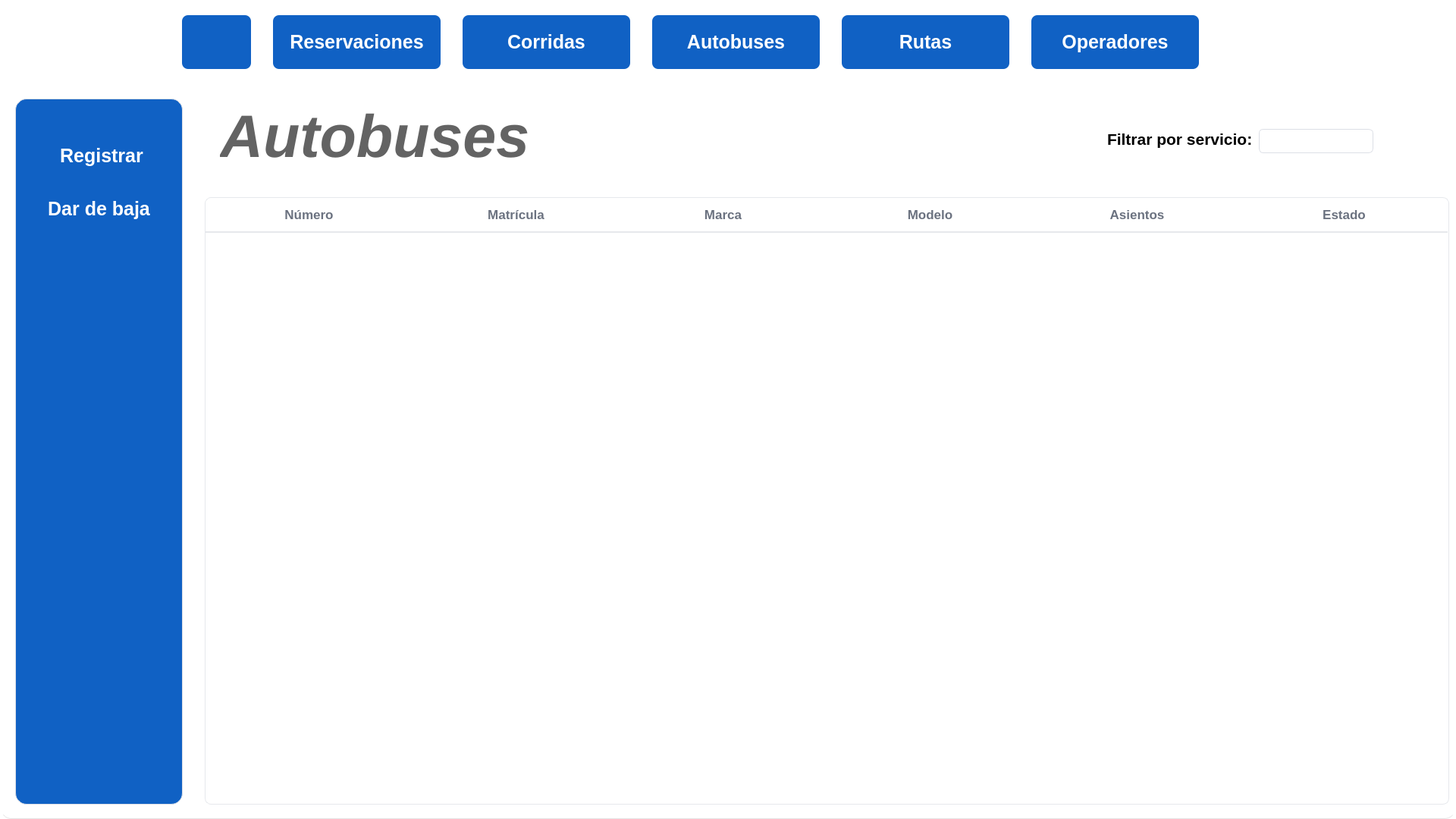
<?xml version="1.0" encoding="UTF-8"?>
<ui version="4.0">
 <class>pantalla_autobuses</class>
 <widget class="QWidget" name="pantalla_autobuses">
  <property name="geometry">
   <rect>
    <x>0</x>
    <y>0</y>
    <width>1920</width>
    <height>1080</height>
   </rect>
  </property>
  <property name="styleSheet">
   <string notr="true">background-color: #F5F3F1;
background-color: rgb(255, 255, 255);
border-radius: 15px;
border-bottom: 1px solid #E3E3E3;</string>
  </property>
  <widget class="QWidget" name="sidebar_autobuses" native="true">
   <property name="geometry">
    <rect>
     <x>20</x>
     <y>130</y>
     <width>221</width>
     <height>931</height>
    </rect>
   </property>
   <property name="styleSheet">
    <string notr="true">
background-color: #1061C4;
border: 1px solid #dcdfe6;
border-radius: 15px;
gridline-color: #e0e0e0;
outline: none;
color: #606266;
</string>
   </property>
   <widget class="QPushButton" name="boton_registrarAutobus">
    <property name="geometry">
     <rect>
      <x>10</x>
      <y>40</y>
      <width>201</width>
      <height>71</height>
     </rect>
    </property>
    <property name="font">
     <font>
      <pointsize>-1</pointsize>
      <bold>true</bold>
     </font>
    </property>
    <property name="styleSheet">
     <string notr="true">QPushButton{
	background: #1061C4;
	color:WHITE;
	border:none;
	border-radius: 8px;
	font-weight: bold;
	font-size: 25px;
}

QPushButton:hover {
    background-color: #0D4FAB;    
}

QPushButton:pressed {
    background-color: #0A3F8A;     
}</string>
    </property>
    <property name="text">
     <string> Registrar</string>
    </property>
    <property name="icon">
     <iconset>
      <normaloff>recursos/recursos_empresa/agregar.png</normaloff>recursos/recursos_empresa/agregar.png</iconset>
    </property>
    <property name="iconSize">
     <size>
      <width>30</width>
      <height>30</height>
     </size>
    </property>
   </widget>
   <widget class="QPushButton" name="boton_bajaAutobus">
    <property name="geometry">
     <rect>
      <x>10</x>
      <y>110</y>
      <width>201</width>
      <height>71</height>
     </rect>
    </property>
    <property name="font">
     <font>
      <pointsize>-1</pointsize>
      <bold>true</bold>
     </font>
    </property>
    <property name="styleSheet">
     <string notr="true">QPushButton{
	background: #1061C4;
	color:WHITE;
	border:none;
	border-radius: 8px;
	font-weight: bold;
	font-size: 25px;
}

QPushButton:hover {
    background-color: #0D4FAB;    
}

QPushButton:pressed {
    background-color: #0A3F8A;     
}</string>
    </property>
    <property name="text">
     <string>Dar de baja</string>
    </property>
    <property name="icon">
     <iconset>
      <normaloff>recursos/recursos_empresa/eliminar.png</normaloff>recursos/recursos_empresa/eliminar.png</iconset>
    </property>
    <property name="iconSize">
     <size>
      <width>30</width>
      <height>30</height>
     </size>
    </property>
   </widget>
  </widget>
  <widget class="QWidget" name="widget_opfiltro_autobus" native="true">
   <property name="geometry">
    <rect>
     <x>260</x>
     <y>130</y>
     <width>1651</width>
     <height>111</height>
    </rect>
   </property>
   <property name="styleSheet">
    <string notr="true">QWidget {
    background: transparent;
    border: none;
    border-radius: 0px;
    padding: 0px;
    margin: 0px;
}</string>
   </property>
   <widget class="QLabel" name="label_estatico_tituloAutobuses">
    <property name="geometry">
     <rect>
      <x>30</x>
      <y>0</y>
      <width>481</width>
      <height>101</height>
     </rect>
    </property>
    <property name="font">
     <font>
      <pointsize>59</pointsize>
      <italic>true</italic>
      <bold>true</bold>
     </font>
    </property>
    <property name="styleSheet">
     <string notr="true">border:none
</string>
    </property>
    <property name="text">
     <string>&lt;html&gt;&lt;head/&gt;&lt;body&gt;&lt;p&gt;&lt;span style=&quot; color:#636363;&quot;&gt;Autobuses&lt;/span&gt;&lt;/p&gt;&lt;/body&gt;&lt;/html&gt;</string>
    </property>
   </widget>
   <widget class="QLabel" name="label_estatico_servicio">
    <property name="geometry">
     <rect>
      <x>1200</x>
      <y>40</y>
      <width>201</width>
      <height>28</height>
     </rect>
    </property>
    <property name="styleSheet">
     <string notr="true">QLabel {
    background: transparent;
    border: none;
    padding: 0px;
    margin: 0px;
    color: #000000;
}</string>
    </property>
    <property name="text">
     <string>&lt;html&gt;&lt;head/&gt;&lt;body&gt;&lt;p&gt;&lt;span style=&quot; font-size:16pt; font-weight:700;&quot;&gt;Filtrar por servicio:&lt;/span&gt;&lt;/p&gt;&lt;/body&gt;&lt;/html&gt;</string>
    </property>
   </widget>
   <widget class="QComboBox" name="comboBox_tiposAutobus">
    <property name="geometry">
     <rect>
      <x>1400</x>
      <y>40</y>
      <width>151</width>
      <height>32</height>
     </rect>
    </property>
    <property name="styleSheet">
     <string notr="true">QComboBox {
    background-color: #ffffff;
    border: 1px solid #dcdfe6;
    border-radius: 6px;
    padding: 6px 12px;
    font-size: 13px;
    color: #606266;
    min-height: 18px;
}

QComboBox:hover {
    border-color: #c0c4cc;
}

QComboBox:focus {
    border-color: #409eff;
}

QComboBox::drop-down {
    border: none;
    width: 25px;
}

QComboBox::down-arrow {
    image: none;
    border-left: 4px solid transparent;
    border-right: 4px solid transparent;
    border-top: 4px solid #909399;
}

QComboBox QAbstractItemView {
    border: 1px solid #dcdfe6;
    border-radius: 6px;
    background-color: white;
    outline: none;
    selection-background-color: #409eff;
    selection-color: white;
}</string>
    </property>
   </widget>
  </widget>
  <widget class="QTableWidget" name="QtableWidget_autobuses">
   <property name="geometry">
    <rect>
     <x>270</x>
     <y>260</y>
     <width>1641</width>
     <height>801</height>
    </rect>
   </property>
   <property name="font">
    <font>
     <pointsize>-1</pointsize>
     <bold>true</bold>
    </font>
   </property>
   <property name="layoutDirection">
    <enum>Qt::LayoutDirection::LeftToRight</enum>
   </property>
   <property name="styleSheet">
    <string notr="true">QTableView {
    background: #ffffff;
    border: 1px solid #e6e8ec;
    border-radius: 8px;
    gridline-color: #f1f1f3;
    selection-background-color: #e8f0fe;
    selection-color: #1a1a1a;
    font-size: 14px;
    color: #333;
    alternate-background-color: #fafbff;
    show-grid: false;
}

QTableView::item {
    padding: 8px 12px;
    border: 0px;
}

QTableView::item:hover {
    background: #f5f8ff;
}

QTableView::item:selected {
    background: #e2edff;
    color: #1a1a1a;
}

QHeaderView::section {
    background: #ffffff;
    color: #6b7280;
    padding: 10px 12px;
    border: 0;
    border-bottom: 2px solid #e6e8ec;
    font-size: 17px;
    font-weight: 600;
}

QHeaderView::section:hover {
    background: #f7f9fc;
}

QHeaderView {
    background: #ffffff;
    border: 0;
}

QTableView::indicator {
    width: 18px;
    height: 18px;
}

QHeaderView::section:first {
    border-top-left-radius: 15px;
}

QHeaderView::section:last {
    border-top-right-radius: 15px;
}

QScrollBar:vertical {
    background: transparent;
    width: 10px;
    margin: 0px;
}

QScrollBar::handle:vertical {
    background: #cfd3da;
    min-height: 25px;
    border-radius: 5px;
}

QScrollBar::handle:vertical:hover {
    background: #b5bac4;
}

QScrollBar::add-line,
QScrollBar::sub-line {
    background: none;
    height: 0px;
}</string>
   </property>
   <property name="horizontalScrollBarPolicy">
    <enum>Qt::ScrollBarPolicy::ScrollBarAlwaysOff</enum>
   </property>
   <property name="sizeAdjustPolicy">
    <enum>QAbstractScrollArea::SizeAdjustPolicy::AdjustIgnored</enum>
   </property>
   <attribute name="horizontalHeaderVisible">
    <bool>true</bool>
   </attribute>
   <attribute name="horizontalHeaderCascadingSectionResizes">
    <bool>true</bool>
   </attribute>
   <attribute name="horizontalHeaderDefaultSectionSize">
    <number>273</number>
   </attribute>
   <attribute name="horizontalHeaderHighlightSections">
    <bool>false</bool>
   </attribute>
   <attribute name="verticalHeaderCascadingSectionResizes">
    <bool>true</bool>
   </attribute>
   <column>
    <property name="text">
     <string>Número</string>
    </property>
    <property name="font">
     <font>
      <pointsize>11</pointsize>
      <bold>true</bold>
     </font>
    </property>
   </column>
   <column>
    <property name="text">
     <string>Matrícula</string>
    </property>
    <property name="font">
     <font>
      <pointsize>11</pointsize>
      <bold>true</bold>
     </font>
    </property>
   </column>
   <column>
    <property name="text">
     <string>Marca</string>
    </property>
    <property name="font">
     <font>
      <pointsize>11</pointsize>
      <bold>true</bold>
     </font>
    </property>
   </column>
   <column>
    <property name="text">
     <string>Modelo</string>
    </property>
    <property name="font">
     <font>
      <pointsize>11</pointsize>
      <bold>true</bold>
     </font>
    </property>
   </column>
   <column>
    <property name="text">
     <string>Asientos</string>
    </property>
    <property name="font">
     <font>
      <pointsize>11</pointsize>
      <bold>true</bold>
     </font>
    </property>
   </column>
   <column>
    <property name="text">
     <string>Estado</string>
    </property>
    <property name="font">
     <font>
      <pointsize>11</pointsize>
      <bold>true</bold>
     </font>
    </property>
   </column>
  </widget>
  <widget class="QWidget" name="header_autobuses" native="true">
   <property name="geometry">
    <rect>
     <x>-30</x>
     <y>0</y>
     <width>1961</width>
     <height>111</height>
    </rect>
   </property>
   <property name="styleSheet">
    <string notr="true">QWidget {
    background: transparent;
    border: none;
    border-radius: 0px;
    padding: 0px;
    margin: 0px;
}</string>
   </property>
   <widget class="QPushButton" name="boton_rutas">
    <property name="geometry">
     <rect>
      <x>1140</x>
      <y>20</y>
      <width>221</width>
      <height>71</height>
     </rect>
    </property>
    <property name="font">
     <font>
      <pointsize>-1</pointsize>
      <bold>true</bold>
     </font>
    </property>
    <property name="styleSheet">
     <string notr="true">QPushButton{
	background: #1061C4;
	color:WHITE;
	border:none;
	border-radius: 8px;
	font-weight: bold;
	font-size:25px;
}

QPushButton:hover {
    background-color: #0D4FAB;    
}

QPushButton:pressed {
    background-color: #0A3F8A;     
}</string>
    </property>
    <property name="text">
     <string>Rutas</string>
    </property>
    <property name="icon">
     <iconset>
      <normaloff>recursos/recursos_empresa/entrega.png</normaloff>recursos/recursos_empresa/entrega.png</iconset>
    </property>
    <property name="iconSize">
     <size>
      <width>30</width>
      <height>30</height>
     </size>
    </property>
   </widget>
   <widget class="QPushButton" name="boton_corridas">
    <property name="geometry">
     <rect>
      <x>640</x>
      <y>20</y>
      <width>221</width>
      <height>71</height>
     </rect>
    </property>
    <property name="font">
     <font>
      <pointsize>-1</pointsize>
      <bold>true</bold>
     </font>
    </property>
    <property name="styleSheet">
     <string notr="true">QPushButton{
	background: #1061C4;
	color:WHITE;
	border:none;
	border-radius: 8px;
	font-weight: bold;
	font-size: 25px;
}

QPushButton:hover {
    background-color: #0D4FAB;    
}

QPushButton:pressed {
    background-color: #0A3F8A;     
}</string>
    </property>
    <property name="text">
     <string>Corridas</string>
    </property>
    <property name="icon">
     <iconset>
      <normaloff>recursos/recursos_empresa/calendario.png</normaloff>recursos/recursos_empresa/calendario.png</iconset>
    </property>
    <property name="iconSize">
     <size>
      <width>30</width>
      <height>30</height>
     </size>
    </property>
   </widget>
   <widget class="QPushButton" name="boton_operadores">
    <property name="geometry">
     <rect>
      <x>1390</x>
      <y>20</y>
      <width>221</width>
      <height>71</height>
     </rect>
    </property>
    <property name="font">
     <font>
      <pointsize>-1</pointsize>
      <bold>true</bold>
     </font>
    </property>
    <property name="styleSheet">
     <string notr="true">QPushButton{
	background: #1061C4;
	color:WHITE;
	border:none;
	border-radius: 8px;
	font-weight: bold;
	font-size: 25px;
}

QPushButton:hover {
    background-color: #0D4FAB;    
}

QPushButton:pressed {
    background-color: #0A3F8A;     
}</string>
    </property>
    <property name="text">
     <string>Operadores</string>
    </property>
    <property name="icon">
     <iconset>
      <normaloff>recursos/recursos_empresa/conductor.png</normaloff>recursos/recursos_empresa/conductor.png</iconset>
    </property>
    <property name="iconSize">
     <size>
      <width>30</width>
      <height>30</height>
     </size>
    </property>
   </widget>
   <widget class="QPushButton" name="boton_autobuses">
    <property name="geometry">
     <rect>
      <x>890</x>
      <y>20</y>
      <width>221</width>
      <height>71</height>
     </rect>
    </property>
    <property name="font">
     <font>
      <pointsize>-1</pointsize>
      <bold>true</bold>
     </font>
    </property>
    <property name="styleSheet">
     <string notr="true">QPushButton{
	background: #1061C4;
	color:WHITE;
	border:none;
	border-radius: 8px;
	font-weight: bold;
	font-size: 25px;
}

QPushButton:hover {
    background-color: #0D4FAB;    
}

QPushButton:pressed {
    background-color: #0A3F8A;     
}</string>
    </property>
    <property name="text">
     <string>Autobuses</string>
    </property>
    <property name="icon">
     <iconset>
      <normaloff>recursos/recursos_empresa/autobus.png</normaloff>recursos/recursos_empresa/autobus.png</iconset>
    </property>
    <property name="iconSize">
     <size>
      <width>30</width>
      <height>30</height>
     </size>
    </property>
   </widget>
   <widget class="QPushButton" name="boton_inicio">
    <property name="geometry">
     <rect>
      <x>270</x>
      <y>20</y>
      <width>91</width>
      <height>71</height>
     </rect>
    </property>
    <property name="font">
     <font>
      <pointsize>-1</pointsize>
      <bold>true</bold>
     </font>
    </property>
    <property name="styleSheet">
     <string notr="true">QPushButton{
	background: #1061C4;
	color:WHITE;
	border:none;
	border-radius: 8px;
	font-weight: bold;
	font-size: 25px;
}

QPushButton:hover {
    background-color: #0D4FAB;    
}

QPushButton:pressed {
    background-color: #0A3F8A;     
}</string>
    </property>
    <property name="text">
     <string/>
    </property>
    <property name="icon">
     <iconset>
      <normaloff>recursos/recursos_empresa/casa-silueta-negra-sin-puerta.png</normaloff>recursos/recursos_empresa/casa-silueta-negra-sin-puerta.png</iconset>
    </property>
    <property name="iconSize">
     <size>
      <width>30</width>
      <height>30</height>
     </size>
    </property>
   </widget>
   <widget class="QPushButton" name="boton_reservaciones">
    <property name="geometry">
     <rect>
      <x>390</x>
      <y>20</y>
      <width>221</width>
      <height>71</height>
     </rect>
    </property>
    <property name="font">
     <font>
      <pointsize>-1</pointsize>
      <bold>true</bold>
     </font>
    </property>
    <property name="styleSheet">
     <string notr="true">QPushButton{
	background: #1061C4;
	color:WHITE;
	border:none;
	border-radius: 8px;
	font-weight: bold;
	font-size: 25px;
}

QPushButton:hover {
    background-color: #0D4FAB;    
}

QPushButton:pressed {
    background-color: #0A3F8A;     
}</string>
    </property>
    <property name="text">
     <string>Reservaciones</string>
    </property>
    <property name="icon">
     <iconset>
      <normaloff>recursos/recursos_empresa/boleto.png</normaloff>recursos/recursos_empresa/boleto.png</iconset>
    </property>
    <property name="iconSize">
     <size>
      <width>30</width>
      <height>30</height>
     </size>
    </property>
   </widget>
   <widget class="QLabel" name="label">
    <property name="geometry">
     <rect>
      <x>40</x>
      <y>20</y>
      <width>211</width>
      <height>81</height>
     </rect>
    </property>
    <property name="styleSheet">
     <string notr="true">QLabel {
    background: transparent;
    border: none;
    border-radius: 0px;
    padding: 0px;
    margin: 0px;
}</string>
    </property>
    <property name="text">
     <string/>
    </property>
    <property name="pixmap">
     <pixmap>recursos/recursos_empresa/logo.png</pixmap>
    </property>
    <property name="scaledContents">
     <bool>true</bool>
    </property>
   </widget>
  </widget>
 </widget>
 <resources>
  <include location="../../recursos/resources.qrc"/>
 </resources>
 <connections/>
</ui>
